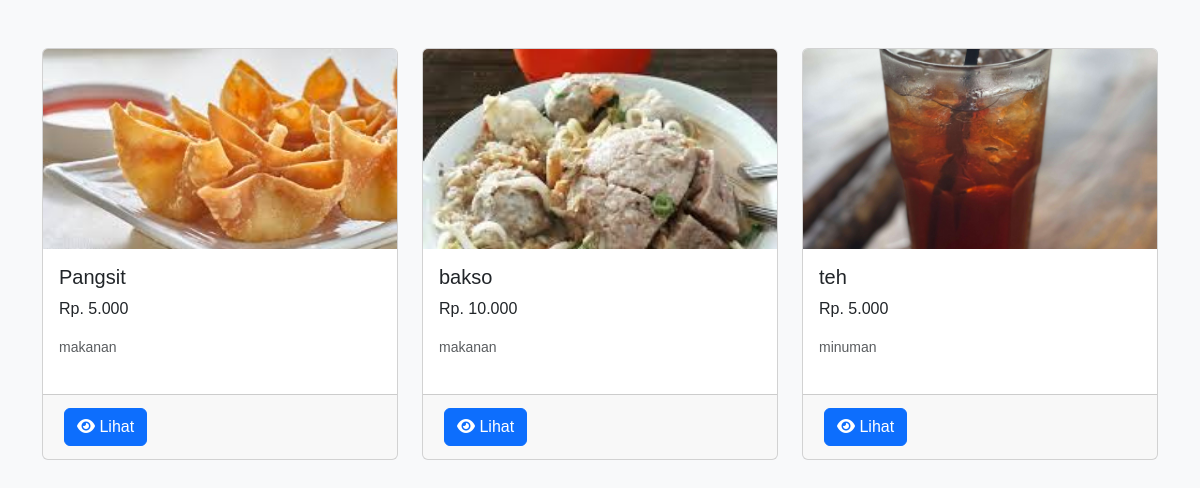
Screenshot of /halaman/barang.php with the database file from the repository.
### tables this page shows
CREATE TABLE `produk` (
  `id_produk` int(11) NOT NULL,
  `nama` varchar(255) NOT NULL,
  `harga` int(255) NOT NULL,
  `kategori` varchar(255) NOT NULL,
  `deskripsi` text NOT NULL,
  `gambar` varchar(200) NOT NULL,
  `id_kategori` int(11) DEFAULT NULL
);

### halaman/barang.php (the view, shortened to what this page needs)
<?php
require '../connection/koneksi.php';
$limit = 6;
$page = isset($_GET['page']) ? (int)$_GET['page'] : 1;
$start = ($page > 1) ? ($page * $limit) - $limit : 0;
$result = mysqli_query($conn, "SELECT * FROM produk LIMIT $start, $limit");
$total = mysqli_num_rows($result);
$role = $_SESSION['role'] ?? 'guest';
?>
<!DOCTYPE html>
<html lang="en">
<head>
</head>
<body>
<div class="container my-5">
    <?php if ($total > 0): ?>
        <div class="row row-cols-1 row-cols-md-3 g-4">
            <?php while ($row = mysqli_fetch_assoc($result)): ?>
                <div class="col">
                    <div class="card h-100">
                        <img src="../halaman/img/<?= htmlspecialchars($row['gambar']); ?>" class="card-img-top" alt="<?= htmlspecialchars($row['nama']); ?>">
                        <div class="card-body">
                            <h5 class="card-title"><?= htmlspecialchars($row['nama']); ?></h5>
                            <p class="card-text">Rp. <?= number_format($row['harga'], 0, ',', '.'); ?></p>
                            <p class="card-text"><small class="text-muted"><?= htmlspecialchars($row['kategori']); ?></small></p>
                        </div>
                        <div class="card-footer">
                            <?php if ($role === 'admin'): ?>
                                <a href="halaman/edit.php?id=<?= $row['id']; ?>" class="btn btn-warning btn-custom"><i class="fa-solid fa-pen-to-square"></i> Ubah</a>
                                <a href="detail_produk.php?id=<?= $row['id']; ?>" class="btn btn-primary btn-custom"><i class="fa-solid fa-eye"></i> Lihat</a>
                            <a href="halaman/hapus.php?id=<?= $row['id']; ?>" class="btn btn-danger btn-custom"><i class="fa-solid fa-trash"></i> Hapus</a>
            <?php elseif ($role === 'customer'): ?>
                <a href="detail_produk.php?id=<?= $row['id']; ?>" class="btn btn-primary btn-custom"><i class="fa-solid fa-eye"></i> Lihat</a>
            <?php else: ?>
                <a href="../detail_produk.php?id=<?= $row['id']; ?>" class="btn btn-primary btn-custom"><i class="fa-solid fa-eye"></i> Lihat</a>
            <?php endif; ?>
                        </div>
                    </div>
                </div>
            <?php endwhile; ?>
        </div>
    <?php else: ?>
        <div class="alert alert-info text-center mt-4">Tidak ada produk yang tersedia.</div>
    <?php endif; ?>
</div>
</body>
</html>

### halaman/barang.php (style rules this page uses)
body { background-color: #f8f9fa; font-family: Arial, sans-serif; }
.card img { height: 200px; object-fit: cover; }
.card { margin-bottom: 20px; }
.btn-custom { margin: 5px; }

### rows the page displays
produk: gambar (picture), nama "Pangsit", harga "5.000", kategori "makanan"
produk: gambar (picture), nama "bakso", harga "10.000", kategori "makanan"
produk: gambar (picture), nama "teh", harga "5.000", kategori "minuman"
